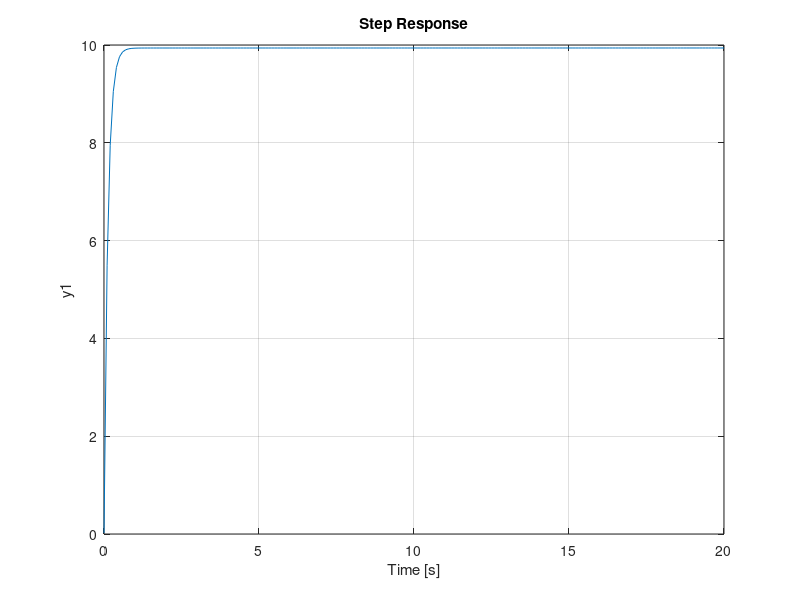

MATLAB code for this plot:
%% initialize
m = 1000;
b = 50;
r = 10; % m/s

s = tf('s');
Plant_TF = 1/(m*s+b);

Kp = 1000;
Controller = pid(Kp);

TF_ClosedLoop = feedback(Controller*Plant_TF,1);
%
%% use Kp equal to 100 and a reference speed of 10 m/s
t = 0:0.1:20;
step(r*TF_ClosedLoop,t);
axis([0 20 0 10])

%% PI controller
Kp = 800;
Ki = 40;
Controller = pid(Kp, Ki);
TF_ClosedLoop = feedback(Controller*Plant_TF,1);

step(r*TF_ClosedLoop,t);
axis([0 20 0 10])

%% PID controller
Kp = 8000;
Ki = 4;
Kd = 2;
Controller = pid(Kp, Ki, Kd);
TF_ClosedLoop = feedback(Controller*Plant_TF,1);

step(r*TF_ClosedLoop,t);
axis([0 20 0 10])